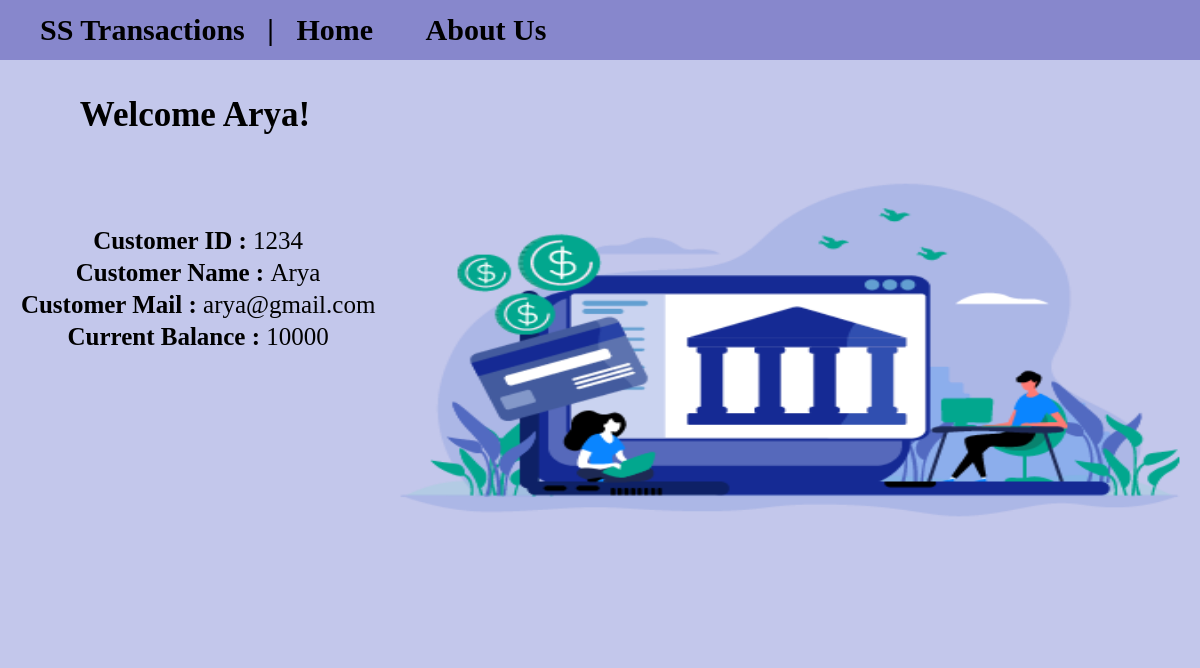
Page /customer_details.php?customer_id=1234&name=Arya on the committed database.
### tables this page shows
CREATE TABLE `customers` (
  `customer_id` int(11),
  `name` varchar(30) NOT NULL,
  `email` varchar(50) NOT NULL,
  `current_balance` int(11) NOT NULL
);

### customer_details.php (the view, shortened to what this page needs)
<?php
$serverName="localhost";
			$userName="root";
			$password="";
			$dbname="banking";
			$conn=mysqli_connect($serverName,$userName,$password,$dbname);
$customer_id = $_GET['customer_id'];
$name=$_GET['name'];
$sql = "SELECT *
		FROM customers
    WHERE customer_id = $customer_id";
 $result=$conn->query($sql);
while($row=$result->fetch_assoc()){
?>
<!DOCTYPE html>
<html lang="en">
<?php include("topheader.php"); ?>
<center>
	<p><b>Welcome <?php echo $name; ?>!</b></p>
<table>
	<?php echo "<tr><td><b>&nbsp;Customer ID : </b>".$row["customer_id"]."</td></tr>"; ?>
	<br/>
	<?php echo "<tr><td><b>&nbsp;Customer Name : </b>".$row["name"]."</td></tr>"; ?>
	<br/>
	<?php echo "<tr><td><b>&nbsp;Customer Mail : </b>".$row["email"]."</td></tr>"; ?>
	<br/>
	<?php echo "<tr><td><b>&nbsp;Current Balance : </b>".$row["current_balance"]."</td></tr>"; ?>
</table>
</center>
<?php }
?>
</html>

### topheader.php (shortened to what this page needs)
<!DOCTYPE html>
<html lang="en">
</head>
<body>
    <header>
  <nav>
    <b>
    <ul>
      <li>
      <a href="index.php"> SS Transactions </a> &nbsp;
      </li>
      <li>
        | &nbsp;
      </li>
      <li>
      <a href="index.php"> Home </a> &nbsp; &nbsp; &nbsp;
      </li>
      <li>
      <a href="about_us.php"> About Us</a> &nbsp; &nbsp; &nbsp;
      </li>
    </ul>
    </b>
  </nav>
</header>
<img src="images/banking_1.png">
</body>
</html>

### customer_details.php (style rules this page uses)
table { font-size: 25px; font-family: garamond; }
p { font-size: 35px; font-family: garamond; }
td { text-align: center; }

### topheader.php (style rules this page uses)
body { height: 100%; margin: 0; background-color: rgb(195, 199, 235); }
img { width: 800px; height: 580px; float: right; margin-right: 10px; }
header * { display: inline; }
li { font-size: 30px; }
header li a { color: black; font-family: garamond; text-decoration: none; font-size: 30px; }
header { background-color: rgb(135, 135, 204 ); left: 0; right: 0; top: 5px; height: 60px; display: flex; align-items: center; }

### rows in the picture
customers: customer_id "1234", name "Arya", email "arya@gmail.com", current_balance "10000"
